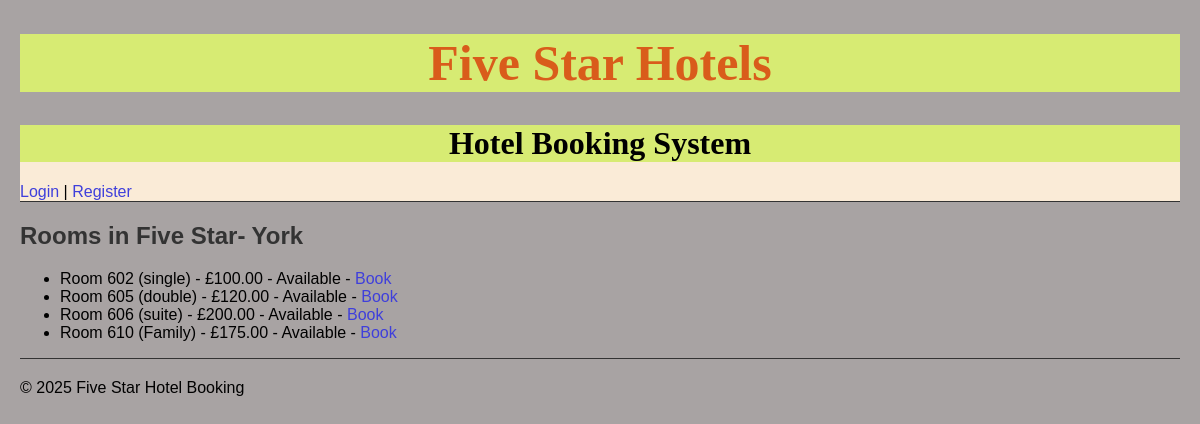
/hotel/2, run on the app's committed database.
### booking/models.py (models this page shows, shortened)
class Hotel(models.Model):
    name = models.CharField(max_length=100)
    location = models.CharField(max_length=100)
    description = models.TextField()

class Room(models.Model):
    ROOM_TYPES = [
        ('single', 'Single'),
        ('double', 'Double'),
        ('suite', 'Suite'),
        ('family', 'Family'),
    ]
    hotel = models.ForeignKey(Hotel, on_delete=models.CASCADE, related_name='rooms')
    room_number = models.CharField(max_length=10)
    room_type = models.CharField(max_length=10, choices=ROOM_TYPES)
    price_per_night = models.DecimalField(max_digits=6, decimal_places=2)
    is_available = models.BooleanField(default=True)

### booking/views.py (the view)
# urls.py: path('hotel/<int:hotel_id>', views.room_list, name='room_list'),
def room_list(request, hotel_id):
    hotel = get_object_or_404(Hotel, pk=hotel_id)
    rooms = hotel.rooms.all()
    return render(request, 'booking/room_list.html', {'hotel': hotel, 'rooms': rooms})

### booking/templates/booking/room_list.html
{% extends 'base.html' %}
{% block content %}
<h2>Rooms in {{ hotel.name }}</h2>
<ul>
  {% for room in rooms %}
    <li>
      Room {{ room.room_number }} ({{ room.room_type }}) - £{{ room.price_per_night }}
      {% if room.is_available %}
        - Available - <a href="{% url 'admin_book_room' room.id %}">Book</a>
        {% elif room.is_canceled %}
        - Available (Canceled Booking) - <a href="{% url 'admin_cancel_booking' booking.id %}">Book</a>
      {% else %}
        - Available - <a href="{% url 'admin_book_room' room.id %}">Book</a>
      {% endif %}
    </li>
  {% empty %}
    <li>No rooms available.</li>
  {% endfor %}
</ul>
{% endblock %}

### static/css/style.css (style rules this page uses)
body { font-family: Arial, sans-serif; margin: 20px; background-color: hwb(0 64% 34%); }
h1, h2 { color: #333; }
a { text-decoration: none; color:#3f3fdb; }

### data on the page
Hotel: name "Five Star- York"
Room: room_number "602", room_type "single", price_per_night "100.00", is_available "- Available -"
Room: room_number "605", room_type "double", price_per_night "120.00", is_available "- Available -"
Room: room_number "606", room_type "suite", price_per_night "200.00", is_available "- Available -"
Room: room_number "610", room_type "Family", price_per_night "175.00", is_available "- Available -"
